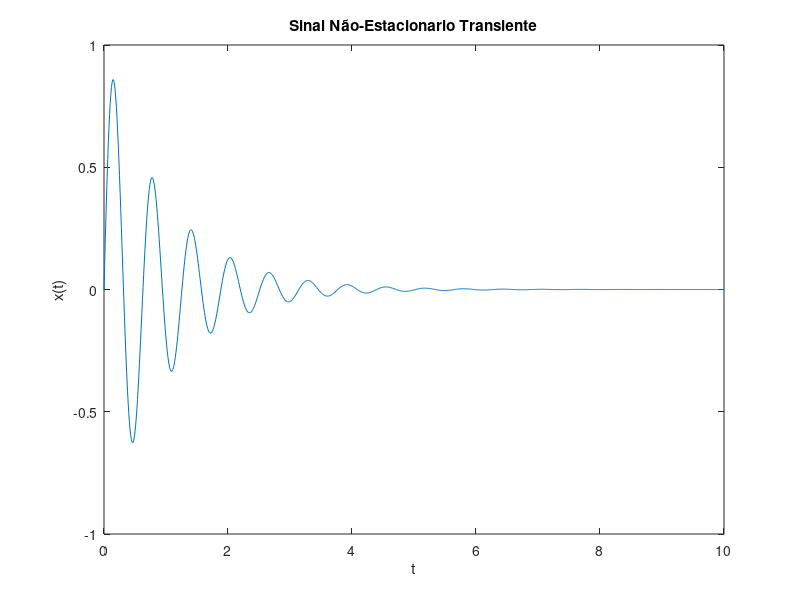

MATLAB code to generate this figure:
% Exemplo Sinal Não Estacionario Transiente
Wo = 10; % Frequência
t = 0:0.01:10; % Intervalo de t
for repeat=0:length(t)
  x = exp(-t).*sin(Wo*t);
end

% Gráfico do Sinal
plot(t, x);
title('Sinal Não-Estacionario Transiente');
xlabel('t');
ylabel('x(t)');

